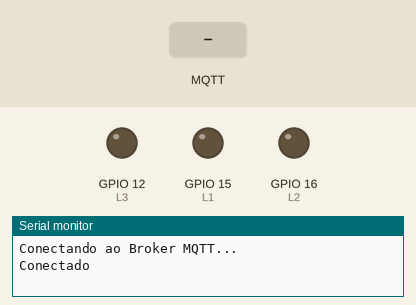
Recording of a sketch running on a simulated ESP8266 (NodeMCU). Shown: output pins drawn as LEDs (lit = HIGH), the last lines printed to the serial monitor. Dashed ring = blinking. Inputs (shaded band) come from the test bench. WiFi joins after 1.5 s; servers stay silent unless stated; no MQTT or app messages arrive unless stated.

Above: at 2.7 s.
2.8 s: MQTT message "3" arrives on the first subscribed topic
At 3.0 s:
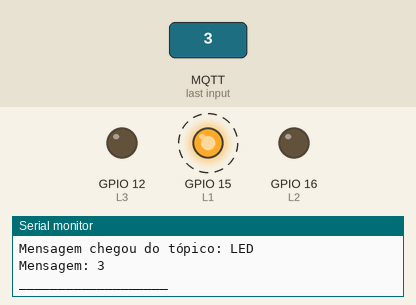
At 3.4 s:
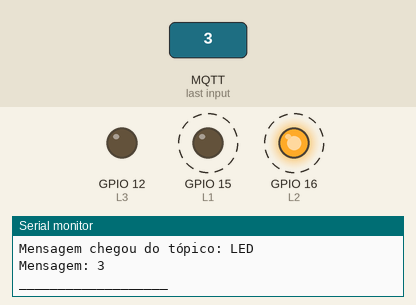
Timing chart, 0 to 11.8 s (numbered marks = the images above; inputs shaded):
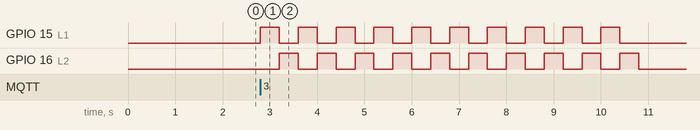

Measured:
- after the input at 2.8 s, GPIO 15 (L1): alternates HIGH for 0.40 s and LOW for 0.40 s, 20 changes in all, then stays LOW, starting at once; GPIO 16 (L2): alternates HIGH for 0.40 s and LOW for 0.40 s, 20 changes in all, then stays LOW, starting after 0.40 s

The sketch:

led.ino
```cpp
#include "ESP8266WiFi.h"
#include "PubSubClient.h"

#define DEBUG

#define L1 15    //pino de saida para acionamento da Lampada VERMELHA
#define L2 16   //pino de saida para acionamento da Lampada VERDE
#define L3 12   //pino de saida para acionamento da Lampada AZUL

//informações da rede WIFI
const char* ssid = "LAR";              //SSID da rede WIFI
const char* password =  "LAR@1480";    //senha da rede wifi

//informações do broker MQTT - Verifique as informações geradas pelo CloudMQTT
const char* mqttServer = "10.6.4.123";  //server
const char* mqttUser = "";              //user
const char* mqttPassword = "";          //password
const int mqttPort = 1883;              //port
const char* mqttTopicSub = "LED";       //tópico que sera assinado


WiFiClient espClient;
PubSubClient client(espClient);

void setup() {

  Serial.begin(115200);
  pinMode(L1, OUTPUT);
  pinMode(L2, OUTPUT);
  pinMode(L3, OUTPUT);

  WiFi.begin(ssid, password);

  while (WiFi.status() != WL_CONNECTED) {
    delay(500);
#ifdef DEBUG
    Serial.println("Conectando ao WiFi...\n");
#endif
  }
#ifdef DEBUG
  Serial.println("Conectado na rede WiFi\n");
  Serial.print("The IP Address of ESP8266 Module is: ");
  Serial.print(WiFi.localIP());// Print the IP address
  Serial.print("\n");

#endif

  client.setServer(mqttServer, mqttPort);
  client.setCallback(callback);

  while (!client.connected()) {
#ifdef DEBUG
    Serial.println("Conectando ao Broker MQTT...\n");
#endif

    if (client.connect("ESP8266Client", mqttUser, mqttPassword )) {
#ifdef DEBUG
      Serial.println("Conectado\n");
#endif

    } else {
#ifdef DEBUG
      Serial.print("falha estado: ");
      Serial.print(client.state());
      Serial.println();
#endif
      delay(2000);

    }
  }

  //subscreve no tópico
  client.subscribe(mqttTopicSub);

}

void callback(char* topic, byte* payload, unsigned int length) {

  //armazena msg recebida em uma sring
  payload[length] = '\0';
  String strMSG = String((char*)payload);

#ifdef DEBUG
  Serial.print("Mensagem chegou do tópico: ");
  Serial.println(topic);
  Serial.print("Mensagem: ");
  Serial.print(strMSG);
  Serial.println();
  Serial.println("___________________");
#endif

  //aciona saída conforme msg recebida
  if (strMSG == "1") {        //se msg "1"
    digitalWrite(L1, HIGH);  //coloca saída em LOW para ligar a Lampada - > o módulo RELE usado tem acionamento invertido. Se necessário ajuste para o seu modulo
    delay(400);
    digitalWrite(L1, LOW);
  }
  else if (strMSG == "2") {  //se msg "0"
    digitalWrite(L2, HIGH);   //coloca saída em HIGH para desligar a Lampada - > o módulo RELE usado tem acionamento invertido. Se necessário ajuste para o seu modulo
    delay(400);
    digitalWrite(L2, LOW);
  }
  if (strMSG == "3") {
    int cont = 0;
    while(cont<10){
    digitalWrite(L1, HIGH);
    delay(400);
    digitalWrite(L1, LOW);
    digitalWrite(L2, HIGH);
    delay(400);
    digitalWrite(L2, LOW);
    cont++;
    }
  }
}

//função pra reconectar ao servido MQTT
void reconect() {
  //Enquanto estiver desconectado
  while (!client.connected()) {
#ifdef DEBUG
    Serial.print("Tentando conectar ao servidor MQTT.\n");
#endif

    bool conectado = strlen(mqttUser) > 0 ?
                     client.connect("ESP8266Client", mqttUser, mqttPassword) :
                     client.connect("ESP8266Client");

    if (conectado) {
#ifdef DEBUG
      Serial.println("Conectado!");
#endif
      //subscreve no tópico
      client.subscribe(mqttTopicSub, 1); //nivel de qualidade: QoS 1
    } else {
#ifdef DEBUG
      Serial.println("Falha durante a conexão. Code: ");
      Serial.println( String(client.state()).c_str());
      Serial.println("Tentando novamente em 10 s");
#endif
      //Aguarda 10 segundos
      delay(800);
    }
  }
}

void loop() {
  if (!client.connected()) {
    reconect();
  }
  client.loop();
}
```
